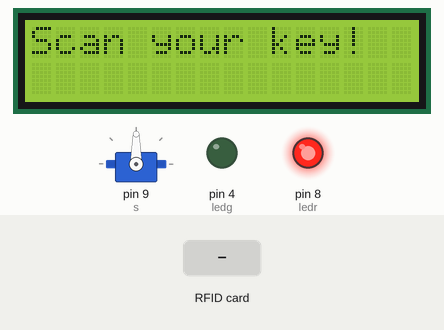
A sketch run on a simulated Arduino Uno, built with avr-gcc and run on an emulated ATmega328P. Parts: servo, 16×2 character LCD, output pins drawn as LEDs (lit = HIGH). The test bench sets the inputs (shaded band). Pins used as bus, display or sensor lines are not drawn; what the sketch prints to the serial monitor is not drawn.

Above: at 1.3 s.
1.4 s: RFID card A3 B2 8C FA held to the reader
At 2.7 s:
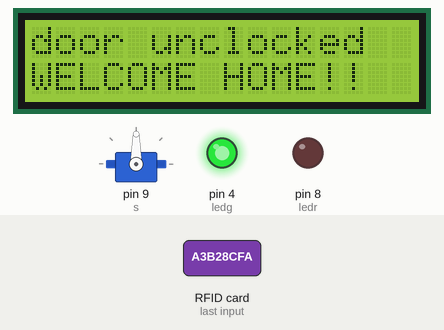
4.4 s: RFID card 5E 7A 19 C4 held to the reader
At 4.8 s:
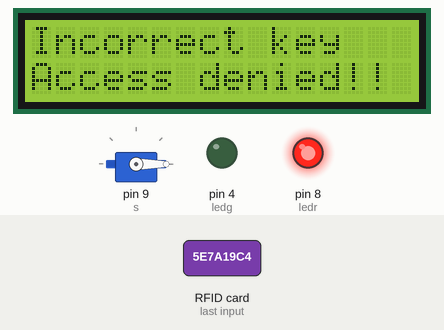
7.4 s: RFID card 73 9D 78 FA held to the reader
At 10.3 s:
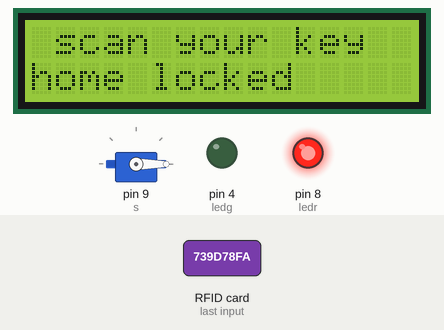
Timing chart, 0 to 11.8 s (numbered marks = the images above; inputs shaded):
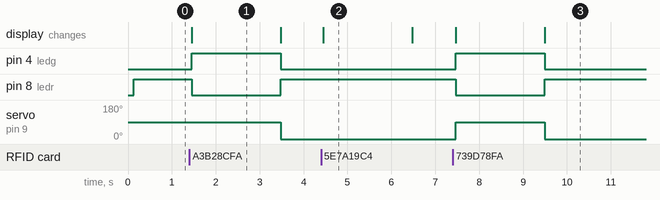

Measured:
- after the input at 1.4 s, pin 4 (ledg): LOW → HIGH after 0.05 s, → LOW 2.0 s later; pin 8 (ledr): HIGH → LOW after 0.05 s, → HIGH 2.0 s later; servo on pin 9 (s): 90° → 0° after 2.1 s; the display: changes after 0.05 s (image 1)
- after the input at 4.4 s, the display: changes at once (image 2)
- after the input at 7.4 s, pin 4 (ledg): LOW → HIGH after 0.06 s, → LOW 2.0 s later; pin 8 (ledr): HIGH → LOW after 0.06 s, → HIGH 2.0 s later; servo on pin 9 (s): 0° → 90° after 0.06 s, → 0° 2.0 s later; the display: first changes after 0.06 s (image 3 shows a later state)
- what the display in image 1 shows lasts 2.1 s, from 1.4 s to 3.5 s

The sketch:

aug9_rfid_doorlock_sys.ino
```cpp
#include <SPI.h>
#include <MFRC522.h>
#include <Wire.h>
#include <LiquidCrystal_I2C.h>
#include <Servo.h>

#define SS_PIN  10
#define RST_PIN 7
int ledr =8; //red
int ledg =4; //green
Servo s;


MFRC522 rfid(SS_PIN, RST_PIN);
LiquidCrystal_I2C lcd(0x27, 16, 2);

//alreadt authorized rfid card address
byte validCards[][4] = {
  {0xA3, 0xB2, 0x8C, 0xFA},
  {0x73, 0x9D, 0x78, 0xFA}
};
int totalValidCards = sizeof(validCards) / sizeof(validCards[0]);

void setup() {
  Serial.begin(9600);
  s.attach(9);
  pinMode(ledr,OUTPUT);
  pinMode(ledg,OUTPUT);

  SPI.begin();
  rfid.PCD_Init();

  lcd.init();
  lcd.backlight();
  lcd.setCursor(0, 0);
  lcd.print("Scan your key!");
  digitalWrite(ledr,1);
    digitalWrite(ledg,0);

  Serial.println("home locked");
  Serial.println("scan your keycard");

}

void loop() {
  // Wait for RFID card
  if (!rfid.PICC_IsNewCardPresent())
    return;

  if (!rfid.PICC_ReadCardSerial())
    return;

  // Show scanned UID
  Serial.print("\nCard UID : ");
  for (byte i = 0; i < rfid.uid.size; i++) {
    if (rfid.uid.uidByte[i] < 0x10) {
      Serial.print("0");
    }
    Serial.print(rfid.uid.uidByte[i], HEX);
    lcd.print(rfid.uid.uidByte[i], HEX);
    Serial.print(" ");
  }
   Serial.println();

  //validate card
   if (isValidCard(rfid.uid.uidByte)) {
    lcd.clear();
    lcd.setCursor(0,0);
    lcd.print("door unclocked");
    Serial.println("Correct key");
    lcd.setCursor(0,1);
    lcd.print("WELCOME HOME!!");
    digitalWrite(ledr,0);
    digitalWrite(ledg,1);
    s.write(90);
   }
   else {
    lcd.clear();
    lcd.setCursor(0,0);
    lcd.print("Incorrect key");
    lcd.setCursor(0,1);
    lcd.print("Access denied!!");
    digitalWrite(ledr,1);
    digitalWrite(ledg,0);
    s.write(0);
   }
   rfid.PICC_HaltA();
  rfid.PCD_StopCrypto1();
  delay (2000);

  //reset system
  lcd.clear();
  lcd.setCursor(0,1);
  lcd.print("home locked");
  lcd.setCursor(1,0);
  lcd.print("scan your key");
  digitalWrite(ledr,1);
    digitalWrite(ledg,0);
    s.write(0);

}
// card validation function
bool isValidCard(byte *uid) {

  for (int i = 0; i < totalValidCards; i++) {

    bool match = true;

    for (int j = 0; j < 4; j++) {
      if (uid[j] != validCards[i][j]) {
        match = false;
        break;
      }
    }

    if (match)
      return true;
  }

  return false;

}
```
